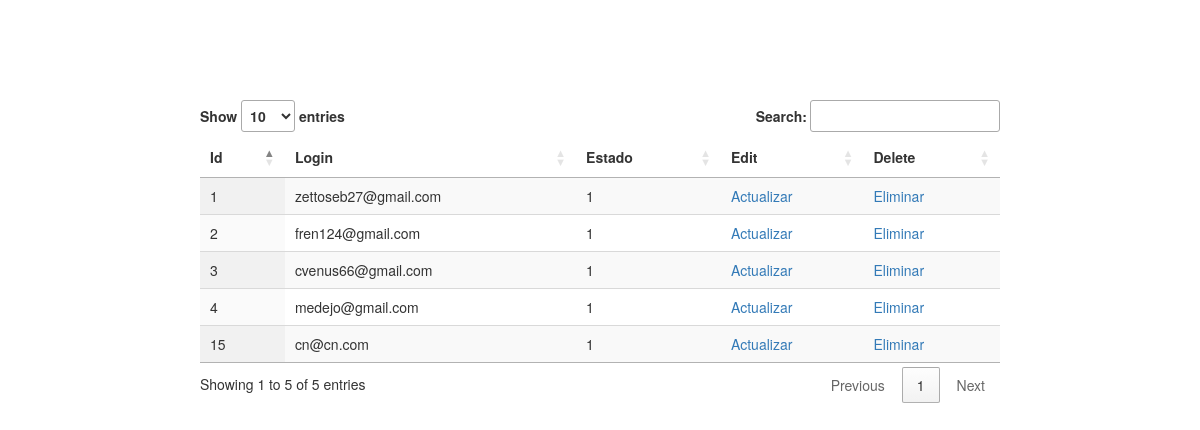
Page /ejercicios/dataTablesUsuario_s/fetch.php on the committed database.
### tables this page shows
CREATE TABLE IF NOT EXISTS `usuario_s` (
  `usuId` INT NOT NULL AUTO_INCREMENT,
  `usuLogin` VARCHAR(50) CHARACTER SET 'utf8' COLLATE 'utf8_unicode_ci' NOT NULL,
  `usuPassword` VARCHAR(100) CHARACTER SET 'utf8' COLLATE 'utf8_unicode_ci' NOT NULL,
  `usuUsuSesion` VARCHAR(20) CHARACTER SET 'utf8' COLLATE 'utf8_unicode_ci' NULL DEFAULT NULL,
  `usuEstado` TINYINT(1) NOT NULL DEFAULT '1',
  `usuRemember_token` VARCHAR(100) CHARACTER SET 'utf8' COLLATE 'utf8_unicode_ci' NOT NULL,
  `usu_created_at` TIMESTAMP NULL DEFAULT CURRENT_TIMESTAMP,
  `usu_updated_at` TIMESTAMP NULL DEFAULT CURRENT_TIMESTAMP ON UPDATE CURRENT_TIMESTAMP,
  PRIMARY KEY (`usuId`),
  UNIQUE INDEX `uniq_login` (`usuLogin` ASC) );

### ejercicios/dataTablesUsuario_s/fetch.php (the view, shortened to what this page needs)
<!DOCTYPE html>
<html>
    <head>
        <link rel="stylesheet" href="https://maxcdn.bootstrapcdn.com/bootstrap/3.3.7/css/bootstrap.min.css">
        <link rel="stylesheet" type="text/css" href="https://cdn.datatables.net/1.10.19/css/jquery.dataTables.min.css">
    </head>
    <body>
        <div class="container" style="width: 800px; margin-top: 100px;">
            <div class="row">
                <table id="example" class="display" style="width:100%">
                    <thead>
                        <tr>
                            <th>Id</th>
                            <th>Login</th>
                            <th>Estado</th>
                            <th>Edit</th>
                            <th>Delete</th>
                        </tr>
                    </thead>
                    <tbody>
                        <?php
                        include './config.php';
                        $query = "select usuId, usuLogin, usuEstado from Usuario_s;";
                        $sql = mysqli_query($connect, $query);
                        while ($row = mysqli_fetch_array($sql)) {
                            ?>
                            <tr>
                                <td><?php echo $row["usuId"]; ?></td>
                                <td><?php echo $row["usuLogin"]; ?></td>
                                <td><?php echo $row["usuEstado"]; ?></td>
                                <td><a href="actualizar.php?id=<?php echo $row["usuId"]; ?>">Actualizar</a></td>
                                <td><a href="borrar.php?id=<?php echo $row["usuId"]; ?>" onclick="return confirm('Está seguro de eliminar el registro?')">Eliminar</a></td>
                            </tr>
                        <?php } ?>
                    </tbody>
                </table>
            </div>
        </div>
    </body>
</html>

### rows in the picture
usuario_s: usuId "1", usuLogin "zettoseb27@gmail.com", usuEstado "1"
usuario_s: usuId "2", usuLogin "fren124@gmail.com", usuEstado "1"
usuario_s: usuId "3", usuLogin "cvenus66@gmail.com", usuEstado "1"
usuario_s: usuId "4", usuLogin "medejo@gmail.com", usuEstado "1"
usuario_s: usuId "15", usuLogin "cn@cn.com", usuEstado "1"
